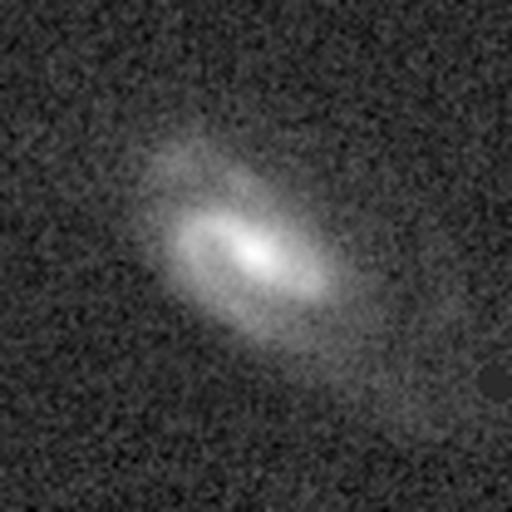
#> input picture spiral_aggregation/zooniverse-images/subject-20902077.jpg, 512 x 512 px, found by its file name
$ jupyter execute image-exploration.ipynb   (older library calls are emulated)
#> lines starting #> are read from the running program, lines starting #| are printed output that depends on the picture; after the words box and inside, x2 and y2 are one past the last pixel; in counts of white or black regions, pixels touching at a corner belong together
# Image exploration

[cell 1]
import os
import numpy as np
import skimage
import skimage.color
import skimage.feature
import skimage.exposure
import skimage.restoration
from PIL import Image
import matplotlib.pyplot as plt

[cell 2]
plt.style.use('seaborn')
def cleanup_plot():
    plt.xlim(80, 420)
    plt.ylim(80, 420)
    plt.axis('off')
    plt.grid(False)

[cell 3]
fpath = os.path.join(
    'spiral-aggregation',
    'zooniverse-images',
    'subject-20902077.jpg',
)
im = Image.open(fpath)
#> im is the input picture: PIL image 512x512 L; min 0, max 254, mean 58.7
im_data = np.array(im) / 255
plt.imshow(im)
cleanup_plot()

[cell 4]
denoised = skimage.restoration.denoise_tv_chambolle(im_data.clip(0, 0.9), weight=0.9, multichannel=False)
gamma_corrected = skimage.exposure.adjust_gamma(denoised, 0.3)
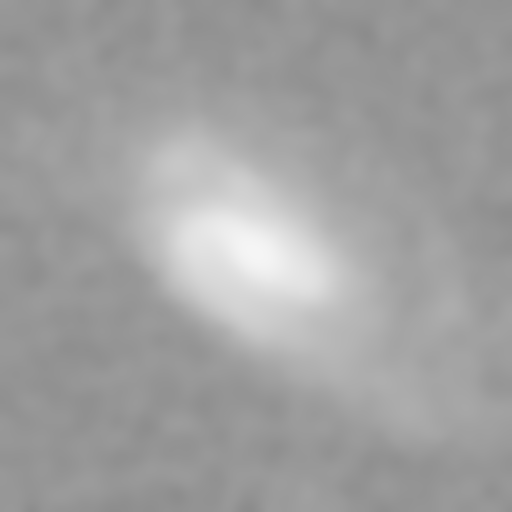
#> gamma_corrected: shape (512, 512) float64; min 0.548, max 0.964, mean 0.632
fig, ax = plt.subplots(ncols=3, sharey=True, sharex=True, figsize=(14, 9))
ax[0].imshow(im_data)
ax[1].imshow(denoised)
ax[2].imshow(gamma_corrected)
# ax[0].contour(im_data, colors='C0', linewidths=1, alpha=0.5)
ax[1].contour(denoised, colors='C1', linewidths=1, alpha=0.5)
ax[2].contour(gamma_corrected, colors='C2', linewidths=1, alpha=0.5)
for a in ax.reshape(-1):
    plt.sca(a)
    cleanup_plot()
plt.tight_layout()
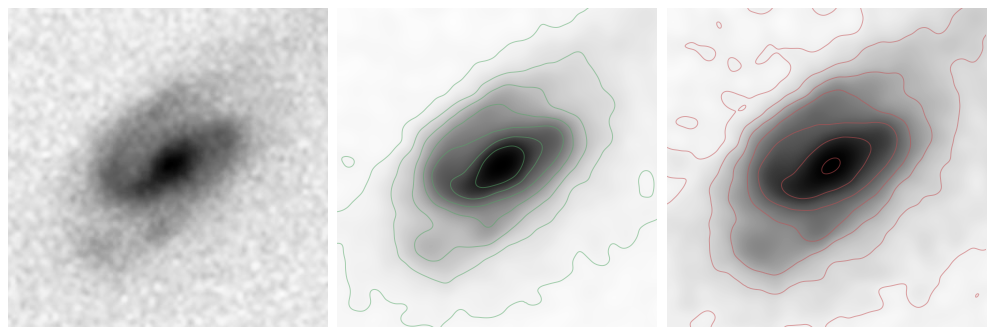
#> figure drawn by matplotlib, 3 panels

[cell 5]
import scipy.stats as st
p = st.gamma.fit(denoised.reshape(-1))
#> p = (1.28, 0.135, 0.0743)

[cell 6]
plt.hist(denoised.reshape(-1), bins='scott', density=True);
x = np.linspace(0, 1, 1000)
plt.plot(x, st.gamma.pdf(x, *p), label='gamma: floc=0', c='C1');
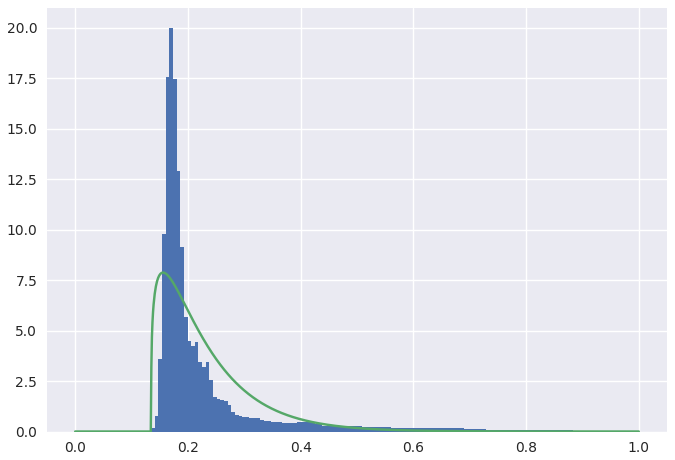
#> figure drawn by matplotlib, 1 panel; tallest bar 19.98 high, from x = 0.167 to 0.174; curve peaks at x = 0.156, y = 7.87

[cell 7]
normed_denoised = skimage.exposure.rescale_intensity(denoised, in_range=(0.3, np.max(denoised)))
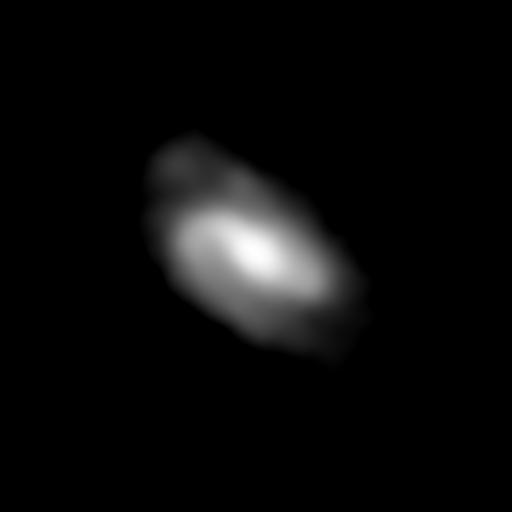
#> normed_denoised: shape (512, 512) float64; min 0, max 1, mean 0.0432
plt.imshow(normed_denoised)
cleanup_plot()

[cell 8]
fd, hog_image = skimage.feature.hog(normed_denoised, orientations=8, pixels_per_cell=(8, 8),
                    cells_per_block=(1, 1), visualize=True, multichannel=False)
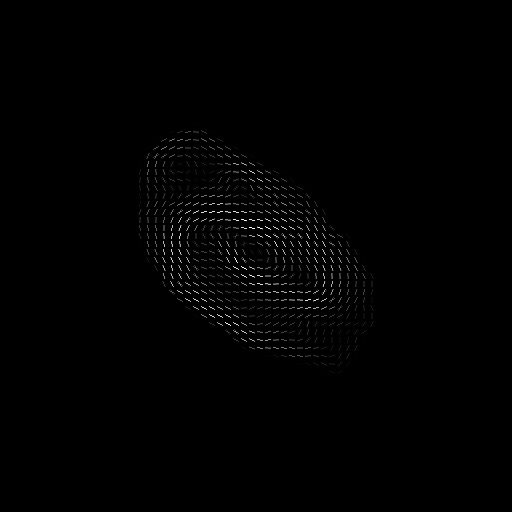
#> hog_image: shape (512, 512) float64; min 0, max 0.0444, mean 0.000265; drawn with min black and max white
hog_image_rescaled = skimage.exposure.rescale_intensity(hog_image, in_range=(0, 10))
plt.figure(figsize=(15, 5))
plt.subplot(131)
plt.imshow(normed_denoised);
cleanup_plot()
plt.subplot(132)
plt.imshow(hog_image_rescaled);
cleanup_plot()
plt.subplot(133)
si = skimage.feature.shape_index(normed_denoised, sigma=2.5)
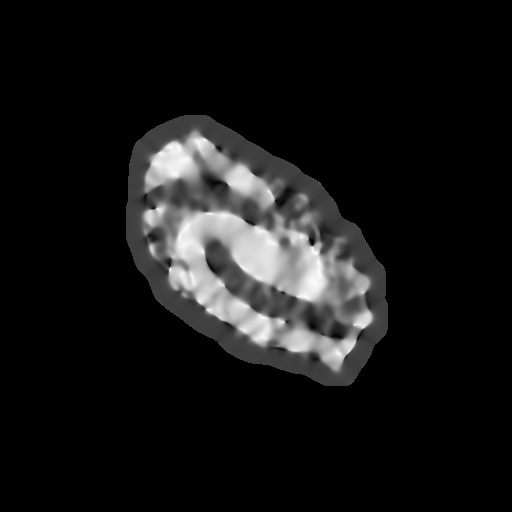
#> si: shape (512, 512) float64; 81.67% of the values are NaN or infinite; the others: min -0.993, max 0.991, mean -0.0574; drawn with min black, max white, NaN and infinite black
# select saddle ridges, ridges, domes and caps
m = (si > 1/8) & (si < 1)
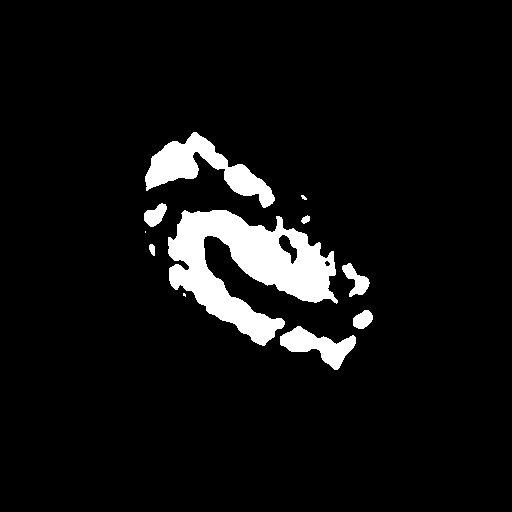
#> m: shape (512, 512) bool; 6.6% white; 11 white regions (3 under 20 px), largest, box (x1, y1, x2, y2) and area: (168, 210, 338, 346) 11224, (145, 132, 275, 208) 3513, (280, 326, 356, 370) 1505
plt.imshow(normed_denoised)
plt.contour(m, linewidths=0.4, alpha=0.5, colors='C0')
cleanup_plot()
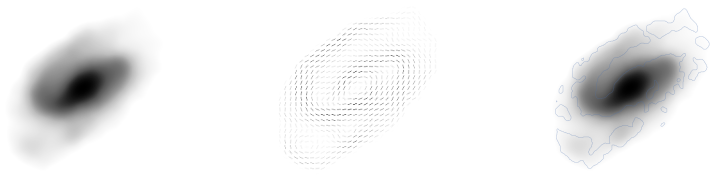
#> figure drawn by matplotlib, 3 panels

$ run again, with spiral_aggregation/zooniverse-images/subject-20902011.jpg copied over spiral_aggregation/zooniverse-images/subject-20902077.jpg
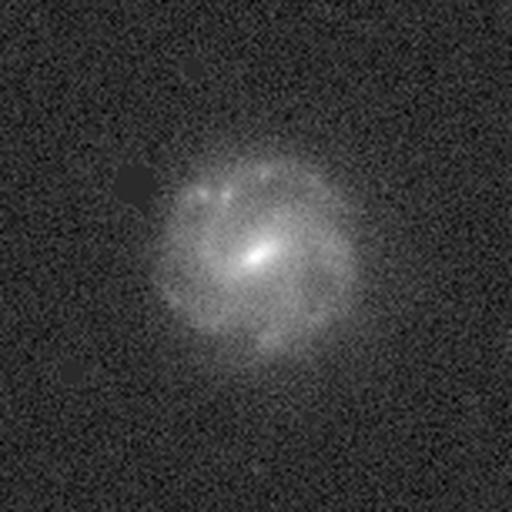
#> input picture spiral_aggregation/zooniverse-images/subject-20902011.jpg, 512 x 512 px, found by its file name
#> im is the input picture: PIL image 512x512 L; min 0, max 255, mean 55.2
#> p = (0.974, 0.144, 0.0746)
#> `m = (si > 1/8) & (si < 1)`:
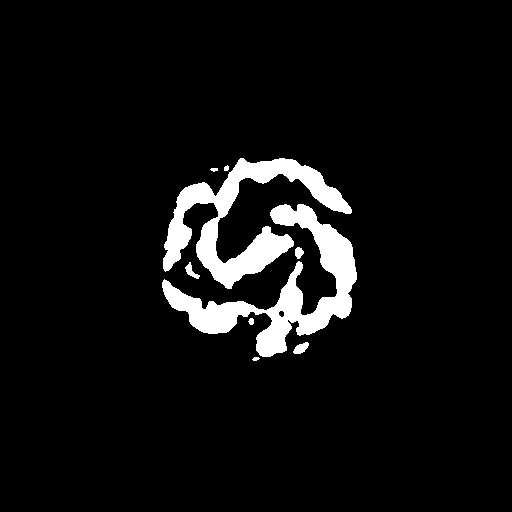
#> m: shape (512, 512) bool; 6.2% white; 9 white regions, largest, box (x1, y1, x2, y2) and area: (162, 204, 357, 357) 8154, (163, 158, 352, 289) 7664, (293, 342, 309, 354) 120
#> `[cell 8] fd, hog_image = skimage.feature.hog(normed_denoised, orientat..`:
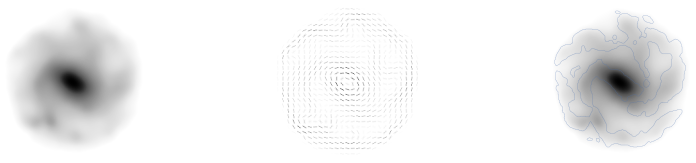
#> figure drawn by matplotlib, 3 panels
